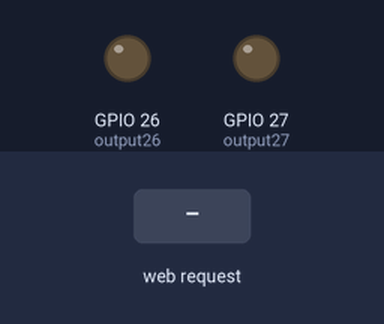
Simulated run of this sketch. Board: ESP32. Shown: output pins drawn as LEDs (lit = HIGH). Inputs (shaded band) come from the test bench. WiFi joins after 1.5 s; servers stay silent unless stated; what the sketch prints to the serial monitor is not drawn.

Above: at 2.7 s.
2.8 s: HTTP request GET /26/on received
At 3.2 s:
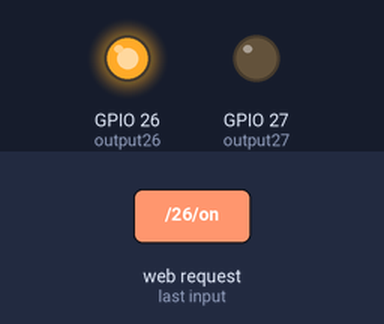
4.3 s: HTTP request GET /27/on received
At 5.5 s:
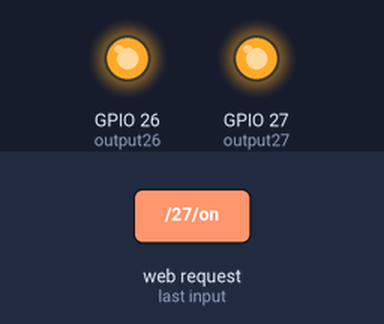
5.8 s: HTTP request GET /26/off received
At 6.6 s:
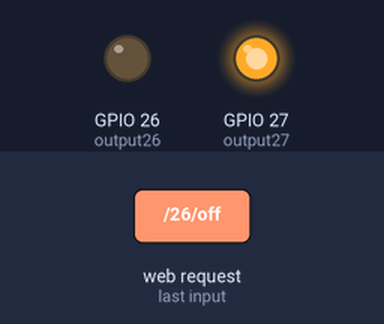
7.3 s: HTTP request GET /27/off received
At 7.8 s:
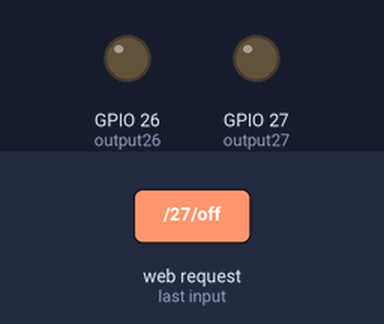
Timing chart, 0 to 9.8 s (numbered marks = the images above; inputs shaded):
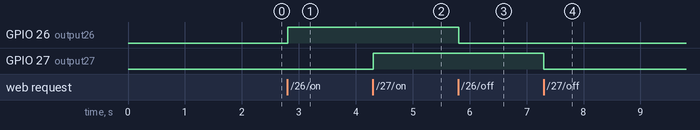

Measured:
- after the input at 2.8 s, GPIO 26 (output26): LOW → HIGH at once
- after the input at 4.3 s, GPIO 27 (output27): LOW → HIGH at once
- after the input at 5.8 s, GPIO 26 (output26): HIGH → LOW at once
- after the input at 7.3 s, GPIO 27 (output27): HIGH → LOW at once

The sketch:

Webserver.ino
```cpp
/*********
  Rui Santos
  Complete project details at http://randomnerdtutorials.com
*********/

// Load Wi-Fi library
#include <Arduino.h>
#include <WiFi.h>
#include <AsyncTCP.h>
#include <ESPAsyncWebServer.h>

// Replace with your network credentials
const char* ssid = "ESP32-Access-Point";
const char* password = "123456789";

const char* dateutc = "dateutc";
const char* windspeedmph = "windspeedmph";
const char* winddir = "winddir";
const char* rainratein = "rainratein";
const char* tempinf = "tempinf";
const char* humidityin = "humidityin";
const char* uv = "uv";

String val_dateutc;
String val_windspeedmph;
String val_winddir;
String val_rainratein;
String val_tempinf;
String val_humidityin;
String val_uv;

// Set web server port number to 80
WiFiServer server(80);

// Variable to store the HTTP request
String header;

// Auxiliar variables to store the current output state
String output26State = "off";
String output27State = "off";

// Assign output variables to GPIO pins
const int output26 = 26;
const int output27 = 27;

// Current time
unsigned long currentTime = millis();
// Previous time
unsigned long previousTime = 0;
// Define timeout time in milliseconds (example: 2000ms = 2s)
const long timeoutTime = 2000;

void setup() {
  Serial.begin(115200);
  // Initialize the output variables as outputs
  pinMode(output26, OUTPUT);
  pinMode(output27, OUTPUT);
  // Set outputs to LOW
  digitalWrite(output26, LOW);
  digitalWrite(output27, LOW);

  // Connect to Wi-Fi network with SSID and password
  Serial.print("Connecting to ");
  Serial.println(ssid);
  WiFi.begin(ssid, password);
  while (WiFi.status() != WL_CONNECTED) {
    delay(500);
    Serial.print(".");
  }
  // Print local IP address and start web server
  Serial.println("");
  Serial.println("WiFi connected.");
  Serial.println("IP address: ");
  Serial.println(WiFi.localIP());

  server.on("/index", HTTP_POST, [](AsyncWebServerRequest* request) {
    if (request->hasArg(dateutc)) {
      val_dateutc = request->arg(dateutc);
    } else {
      val_dateutc = "0000-00-00 00:00:00";
    }
    if (request->hasArg(windspeedmph)) {
      val_windspeedmph = request->arg(windspeedmph);
    } else {
      val_windspeedmph = "0";
    }
    if (request->hasArg(winddir)) {
      val_winddir = request->arg(winddir);
    } else {
      val_winddir = "0";
    }
    if (request->hasArg(rainratein)) {
      val_rainratein = request->arg(rainratein);
    } else {
      val_rainratein = "0";
    }
    if (request->hasArg(tempinf)) {
      val_tempinf = request->arg(tempinf);
    } else {
      val_tempinf = "0";
    }
    if (request->hasArg(humidityin)) {
      val_humidityin = request->arg(humidityin);
    } else {
      val_humidityin = "0";
    }
    if (request->hasArg(uv)) {
      val_uv = request->arg(uv);
    } else {
      val_uv = "0";
    }
    String payload = "datetime: " + val_dateutc;
    payload += " ws: " + val_windspeedmph;
    payload += " wd: " + val_winddir;
    payload += " rain: " + val_rainratein;
    payload += " temp: " + val_tempinf;
    payload += " hum: " + val_humidityin;
    payload += " uv: " + val_uv;

    Serial.println(payload);
    request->send(200, "text/html", payload);
  });
  server.begin();
}

void loop(){
  WiFiClient client = server.available();   // Listen for incoming clients

  if (client) {                             // If a new client connects,
    currentTime = millis();
    previousTime = currentTime;
    Serial.println("New Client.");          // print a message out in the serial port
    String currentLine = "";                // make a String to hold incoming data from the client
    while (client.connected() && currentTime - previousTime <= timeoutTime) {  // loop while the client's connected
      currentTime = millis();
      if (client.available()) {             // if there's bytes to read from the client,
        char c = client.read();             // read a byte, then
        Serial.write(c);                    // print it out the serial monitor
        header += c;
        if (c == '\n') {                    // if the byte is a newline character
          // if the current line is blank, you got two newline characters in a row.
          // that's the end of the client HTTP request, so send a response:
          if (currentLine.length() == 0) {
            // HTTP headers always start with a response code (e.g. HTTP/1.1 200 OK)
            // and a content-type so the client knows what's coming, then a blank line:
            client.println("HTTP/1.1 200 OK");
            client.println("Content-type:text/html");
            client.println("Connection: close");
            client.println();

            // turns the GPIOs on and off
            if (header.indexOf("GET /26/on") >= 0) {
              Serial.println("GPIO 26 on");
              output26State = "on";
              digitalWrite(output26, HIGH);
            } else if (header.indexOf("GET /26/off") >= 0) {
              Serial.println("GPIO 26 off");
              output26State = "off";
              digitalWrite(output26, LOW);
            } else if (header.indexOf("GET /27/on") >= 0) {
              Serial.println("GPIO 27 on");
              output27State = "on";
              digitalWrite(output27, HIGH);
            } else if (header.indexOf("GET /27/off") >= 0) {
              Serial.println("GPIO 27 off");
              output27State = "off";
              digitalWrite(output27, LOW);
            }

            // Display the HTML web page
            client.println("<!DOCTYPE html><html>");
            client.println("<head><meta name=\"viewport\" content=\"width=device-width, initial-scale=1\">");
            client.println("<link rel=\"icon\" href=\"data:,\">");
            // CSS to style the on/off buttons
            // Feel free to change the background-color and font-size attributes to fit your preferences
            client.println("<style>html { font-family: Helvetica; display: inline-block; margin: 0px auto; text-align: center;}");
            client.println(".button { background-color: #4CAF50; border: none; color: white; padding: 16px 40px;");
            client.println("text-decoration: none; font-size: 30px; margin: 2px; cursor: pointer;}");
            client.println(".button2 {background-color: #555555;}</style></head>");

            // Web Page Heading
            client.println("<body><h1>Dashboard Storage Tank Meter IoT</h1>");

            // Display current state, and ON/OFF buttons for GPIO 26
            client.print("<p>INLET CPO FLOW  <a href=\"/26/on\"><button class=\"button\">STORAGE1</button></a> <b href=\"/26/on\"><button class=\"button\">STORAGE2</button></b> <c href=\"/26/on\"><button class=\"button\">STORAGE3</button></c></p>");
            // If the output26State is off, it displays the ON button

            // Display current state, and ON/OFF buttons for GPIO 27
            client.println("<p>GPIO 27 - State " + output27State + "</p>");
            // If the output27State is off, it displays the ON button
            if (output27State=="off") {
              client.println("<p><a href=\"/27/on\"><button class=\"button\">ON</button></a></p>");
            } else {
              client.println("<p><a href=\"/27/off\"><button class=\"button button2\">OFF</button></a></p>");
            }
            client.println("</body></html>");

            // The HTTP response ends with another blank line
            client.println();
            // Break out of the while loop
            break;
          } else { // if you got a newline, then clear currentLine
            currentLine = "";
          }
        } else if (c != '\r') {  // if you got anything else but a carriage return character,
          currentLine += c;      // add it to the end of the currentLine
        }
      }
    }
    // Clear the header variable
    header = "";
    // Close the connection
    client.stop();
    Serial.println("Client disconnected.");
    Serial.println("");
  }
}
```
